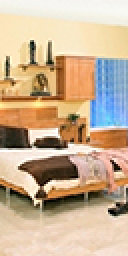
#> input picture file/b3.jpg, 64 x 128 px (shown 2 times larger)
$ python gamma_correction.py ../file/b3.jpg out.png 1.0 1.0   (Python 2 division)
#> lines starting #> are read from the running program, lines starting #| are printed output that depends on the picture
#> further down, srcImg is the input picture: shape (128, 64, 3); mean B, G, R 148.1, 176.1, 200.2
import cv2 as cv
import numpy as np
import sys
import os


def gamma_correction(src, lambda_value, constant_value ):
#> called with lambda_value = 0.5, constant_value = 1
    width, heigh, channel = src.shape
#> width = 128; heigh = 64; channel = 3
    dest = np.copy(src)
    for i in range(0, width):
        for j in range(0, heigh):
            dest[i, j] = constant_value * np.power(src[i, j], lambda_value)
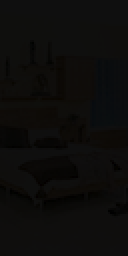
#> dest: shape (128, 64, 3) (shown 2 times larger); mean B, G, R 11.21, 12.51, 13.34

    return dest


if __name__ == "__main__":
    src_path = sys.argv[1]
    dest_path = sys.argv[2]

    if not os.path.exists(src_path):
        print "Error: " + src_path + " No such file or directory!!!!"
        exit(1)
    if os.path.exists(dest_path):
        print "Warning: " + dest_path + " File already exists!!!!"
        exit(2)
    srcImg = cv.imread(src_path)

    lambda_value = 0.5
    constant_value = 1.0
    if len(sys.argv) > 3:
        lamda_value = float(sys.argv[3])
    if len(sys.argv) > 4:
        constant_value = float(sys.argv[4])
    destImg = gamma_correction(srcImg, lambda_value, constant_value)

    cv.imwrite(dest_path, destImg)
